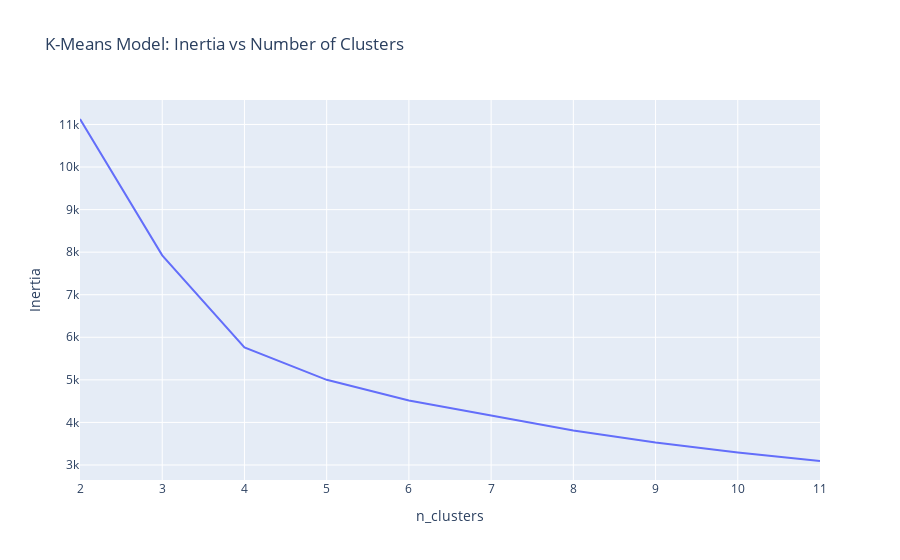

Notebook cell for this chart:
### Code cell
# Create line plot of `inertia_errors` vs `n_clusters`
fig = px.line(x = n_clusters, y = inertia_errors, 
                 title = 'K-Means Model: Inertia vs Number of Clusters'
)
fig.update_layout(xaxis_title ='n_clusters', yaxis_title = 'Inertia')
fig.show()

### Figure 1 — Plotly figure (JSON) as saved in the notebook; plotly's stock layout.template omitted (floating-point values rounded to 4 significant figures)
{"data": [{"hovertemplate": "x=%{x}<br>y=%{y}<extra></extra>", "legendgroup": "", "line": {"color": "#636efa", "dash": "solid"}, "marker": {"symbol": "circle"}, "mode": "lines", "name": "", "orientation": "v", "showlegend": false, "type": "scatter", "x": [2, 3, 4, 5, 6, 7, 8, 9, 10, 11], "xaxis": "x", "y": [11130.0, 7925.0, 5762.0, 5000.0, 4515.0, 4156.0, 3811.0, 3530.0, 3295.0, 3093.0], "yaxis": "y"}], "layout": {"legend": {"tracegroupgap": 0}, "title": {"text": "K-Means Model: Inertia vs Number of Clusters"}, "xaxis": {"anchor": "y", "domain": [0, 1], "title": {"text": "n_clusters"}}, "yaxis": {"anchor": "x", "domain": [0, 1], "title": {"text": "Inertia"}}}}
